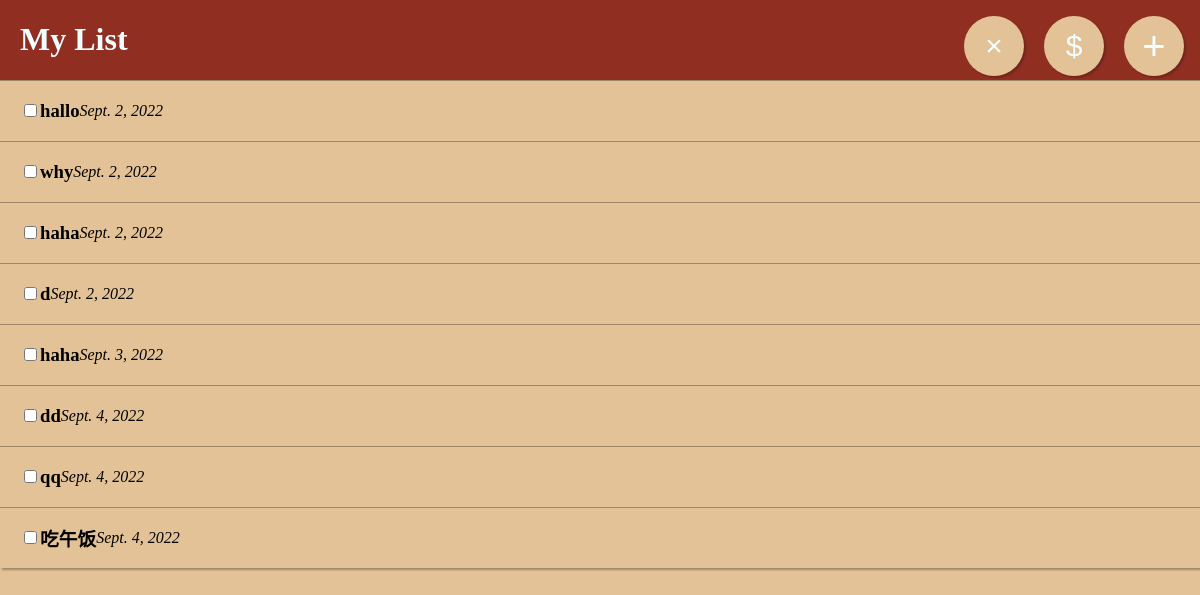
The page /mylist on the database as committed earlier.
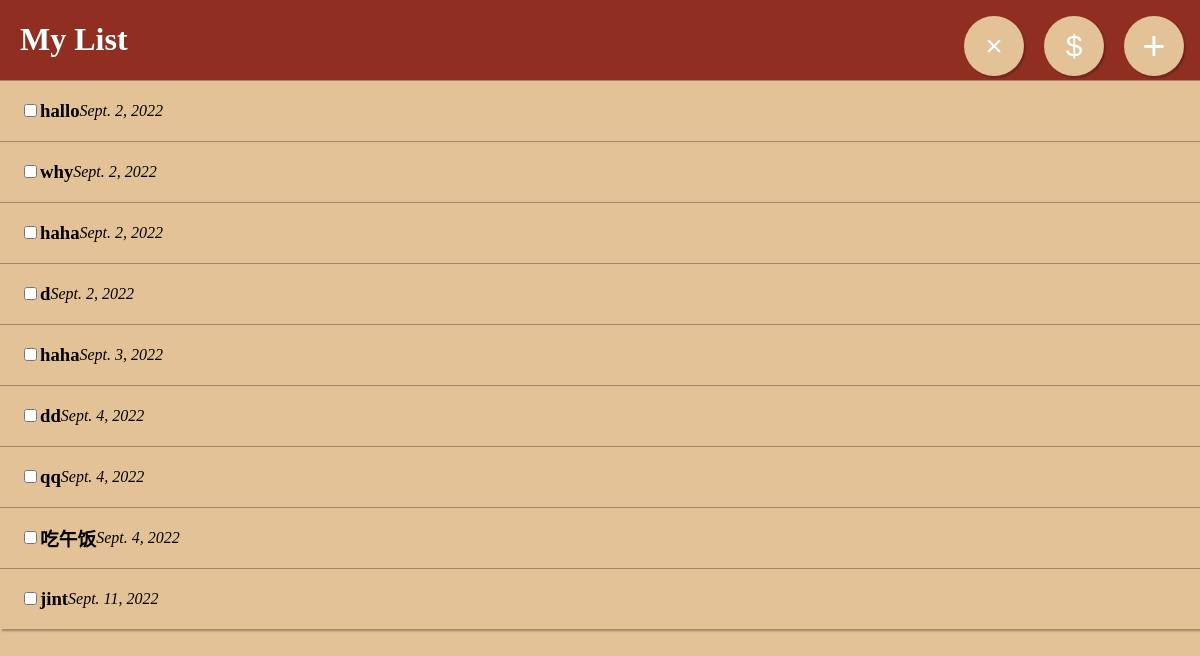
The same page on the database as committed later.
### mylist/models.py (models this page shows, shortened)
class ListItem(models.Model):
    name = models.CharField(max_length=200)
    context = models.CharField(max_length=400)
    time = models.DateField(default=date.today)
    done = models.BooleanField(default=False)

### mylist/views.py (the view, shortened to what this page needs)
# urls.py: path('',include('mylist.urls')),
def mylist(req):
    print('mylist ')
    all_items = ListItem.objects.all()
    return render(req, 'list.html',{'all_items':all_items})

### mylist/templates/list.html (shortened to what this page needs)
<!DOCTYPE html>
<html lang="en">
<head>
</head>
<body>
    <header>
        <h1>
        My List
        </h1>
    </header>
        {% for row in all_items %}
            {% if row.done %}
            <div class="list-item" style="background-color: rgb(224, 165, 87);">
            <input type="checkbox" id="single_task"  name="single_task" checked  ><h3>{{ row.context }} </h3>    <i>{{row.time}}</i>
            </div>
            {% else %}
            <div class="list-item">
            <input type="checkbox" id="single_task" name="single_task"><h3>{{ row.context }} </h3>    <i>{{row.time}}</i>
            </div>
            {% endif %}
        {% endfor %}
        <button id="add">
            +
        </button>
        <button id="choosen">
            $
        </button>
        <button id="delete">
            ×
        </button>
</body>
</html>

Rows that differ between the two databases and show on the page:
added ListItem: context "jint", time "Sept. 11, 2022"
